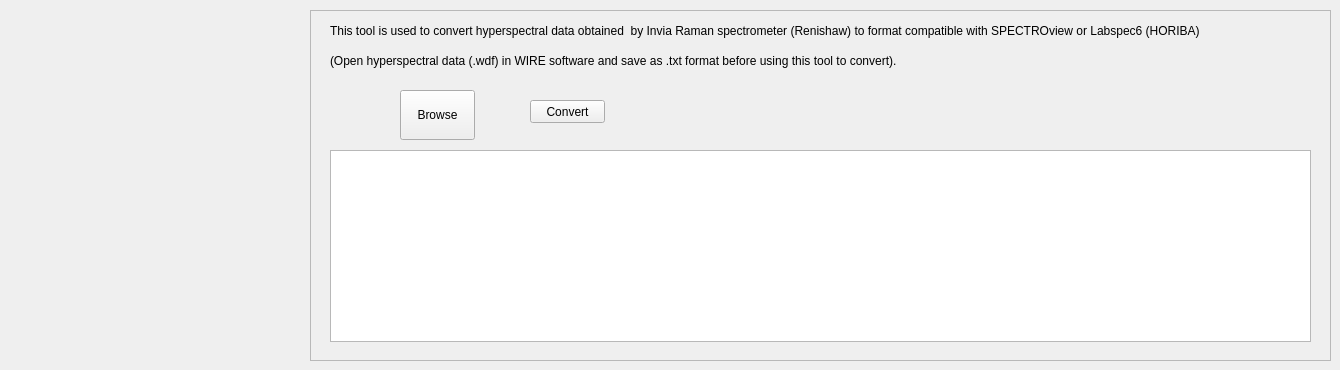
      <widget class="QWidget" name="tab_fileconvert">
       <attribute name="title">
        <string>File Converter</string>
       </attribute>
       <widget class="QFrame" name="frame">
        <property name="geometry">
         <rect>
          <x>310</x>
          <y>10</y>
          <width>1021</width>
          <height>351</height>
         </rect>
        </property>
        <property name="frameShape">
         <enum>QFrame::StyledPanel</enum>
        </property>
        <property name="frameShadow">
         <enum>QFrame::Raised</enum>
        </property>
        <widget class="QPushButton" name="btn_browse">
         <property name="geometry">
          <rect>
           <x>90</x>
           <y>80</y>
           <width>75</width>
           <height>50</height>
          </rect>
         </property>
         <property name="sizePolicy">
          <sizepolicy hsizetype="Fixed" vsizetype="Fixed">
           <horstretch>0</horstretch>
           <verstretch>0</verstretch>
          </sizepolicy>
         </property>
         <property name="minimumSize">
          <size>
           <width>20</width>
           <height>20</height>
          </size>
         </property>
         <property name="text">
          <string>Browse</string>
         </property>
        </widget>
        <widget class="QPushButton" name="btn_convert">
         <property name="geometry">
          <rect>
           <x>220</x>
           <y>90</y>
           <width>75</width>
           <height>23</height>
          </rect>
         </property>
         <property name="text">
          <string>Convert</string>
         </property>
        </widget>
        <widget class="QLabel" name="label_24">
         <property name="geometry">
          <rect>
           <x>20</x>
           <y>10</y>
           <width>991</width>
           <height>21</height>
          </rect>
         </property>
         <property name="text">
          <string>This tool is used to convert hyperspectral data obtained  by Invia Raman spectrometer (Renishaw) to format compatible with SPECTROview or Labspec6 (HORIBA)</string>
         </property>
        </widget>
        <widget class="QLabel" name="label_31">
         <property name="geometry">
          <rect>
           <x>20</x>
           <y>40</y>
           <width>581</width>
           <height>21</height>
          </rect>
         </property>
         <property name="text">
          <string>(Open hyperspectral data (.wdf) in WIRE software and save as .txt format before using this tool to convert).</string>
         </property>
        </widget>
        <widget class="QListWidget" name="listbox">
         <property name="geometry">
          <rect>
           <x>20</x>
           <y>140</y>
           <width>981</width>
           <height>192</height>
          </rect>
         </property>
        </widget>
       </widget>
      </widget>
